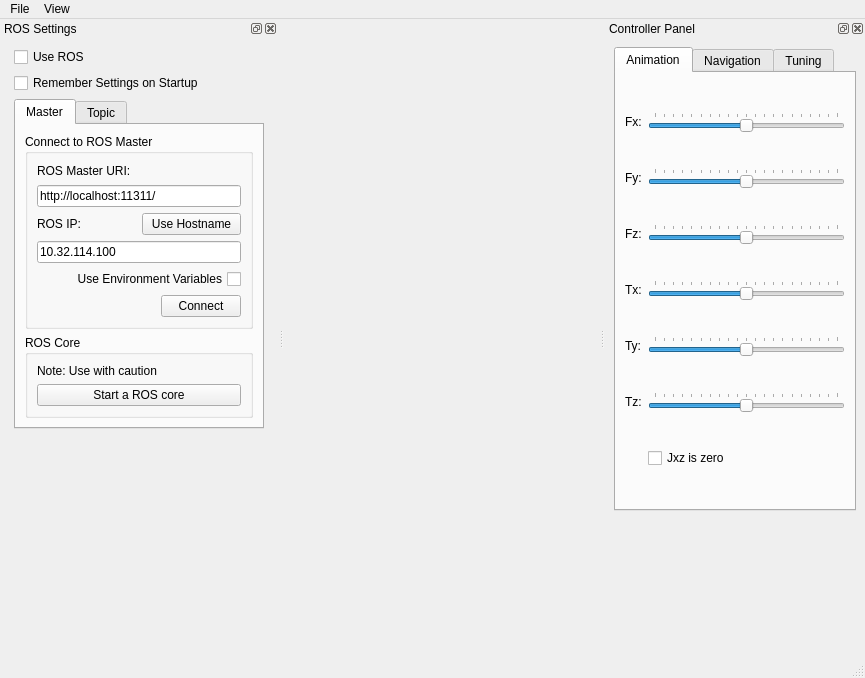
<?xml version="1.0" encoding="UTF-8"?>
<ui version="4.0">
 <class>MainWindow</class>
 <widget class="QMainWindow" name="MainWindow">
  <property name="geometry">
   <rect>
    <x>0</x>
    <y>0</y>
    <width>865</width>
    <height>678</height>
   </rect>
  </property>
  <property name="minimumSize">
   <size>
    <width>220</width>
    <height>0</height>
   </size>
  </property>
  <property name="windowTitle">
   <string>CopterSim</string>
  </property>
  <property name="windowIcon">
   <iconset resource="../icons/icons.qrc">
    <normaloff>:/myicons/drone.png</normaloff>:/myicons/drone.png</iconset>
  </property>
  <widget class="QWidget" name="centralWidget">
   <widget class="QLabel" name="ros_label">
    <property name="geometry">
     <rect>
      <x>610</x>
      <y>620</y>
      <width>121</width>
      <height>17</height>
     </rect>
    </property>
    <property name="text">
     <string>ROS Connection:</string>
    </property>
   </widget>
   <widget class="QLabel" name="connection_label">
    <property name="geometry">
     <rect>
      <x>740</x>
      <y>620</y>
      <width>67</width>
      <height>17</height>
     </rect>
    </property>
    <property name="text">
     <string>TextLabel</string>
    </property>
   </widget>
  </widget>
  <widget class="QMenuBar" name="menubar">
   <property name="geometry">
    <rect>
     <x>0</x>
     <y>0</y>
     <width>865</width>
     <height>22</height>
    </rect>
   </property>
   <widget class="QMenu" name="menuFile">
    <property name="title">
     <string>File</string>
    </property>
    <addaction name="start"/>
    <addaction name="pause"/>
    <addaction name="reset"/>
    <addaction name="separator"/>
    <addaction name="close"/>
   </widget>
   <widget class="QMenu" name="menuView">
    <property name="title">
     <string>View</string>
    </property>
    <addaction name="view_controller_panel"/>
    <addaction name="view_ros_connection_status"/>
    <addaction name="view_ros_settings_panel"/>
    <addaction name="separator"/>
    <addaction name="view_main_toolbar"/>
   </widget>
   <addaction name="menuFile"/>
   <addaction name="menuView"/>
  </widget>
  <widget class="QStatusBar" name="statusbar"/>
  <widget class="QDockWidget" name="ros_dock">
   <property name="sizePolicy">
    <sizepolicy hsizetype="Minimum" vsizetype="Minimum">
     <horstretch>0</horstretch>
     <verstretch>0</verstretch>
    </sizepolicy>
   </property>
   <property name="minimumSize">
    <size>
     <width>278</width>
     <height>500</height>
    </size>
   </property>
   <property name="maximumSize">
    <size>
     <width>1000</width>
     <height>524287</height>
    </size>
   </property>
   <property name="windowTitle">
    <string>ROS Settings</string>
   </property>
   <attribute name="dockWidgetArea">
    <number>1</number>
   </attribute>
   <widget class="QWidget" name="dockWidgetContents">
    <property name="layoutDirection">
     <enum>Qt::LeftToRight</enum>
    </property>
    <layout class="QGridLayout" name="gridLayout_3" rowstretch="1,3,1,1" columnstretch="1,30,1">
     <property name="leftMargin">
      <number>6</number>
     </property>
     <property name="rightMargin">
      <number>6</number>
     </property>
     <item row="2" column="1">
      <widget class="QTabWidget" name="ros_tab_widget">
       <property name="contextMenuPolicy">
        <enum>Qt::PreventContextMenu</enum>
       </property>
       <property name="currentIndex">
        <number>0</number>
       </property>
       <widget class="QWidget" name="master_tab">
        <property name="contextMenuPolicy">
         <enum>Qt::DefaultContextMenu</enum>
        </property>
        <attribute name="title">
         <string>Master</string>
        </attribute>
        <layout class="QGridLayout" name="gridLayout_4" rowstretch="0,5,1">
         <item row="1" column="0">
          <widget class="QGroupBox" name="master_group">
           <property name="title">
            <string>Connect to ROS Master</string>
           </property>
           <layout class="QGridLayout" name="gridLayout">
            <item row="1" column="0" colspan="2">
             <widget class="QLineEdit" name="master_line_edit">
              <property name="statusTip">
               <string>Specify the ROS_MASTER_URI</string>
              </property>
              <property name="text">
               <string>http://localhost:11311/</string>
              </property>
             </widget>
            </item>
            <item row="8" column="0">
             <spacer name="horizontalSpacer_3">
              <property name="orientation">
               <enum>Qt::Horizontal</enum>
              </property>
              <property name="sizeHint" stdset="0">
               <size>
                <width>40</width>
                <height>20</height>
               </size>
              </property>
             </spacer>
            </item>
            <item row="0" column="0" colspan="2">
             <widget class="QLabel" name="label_2">
              <property name="text">
               <string>ROS Master URI:</string>
              </property>
             </widget>
            </item>
            <item row="5" column="0" colspan="2">
             <widget class="QLineEdit" name="host_line_edit">
              <property name="statusTip">
               <string>Specify ROS_IP/ROS_HOSTNAME</string>
              </property>
              <property name="text">
               <string>10.32.114.100</string>
              </property>
             </widget>
            </item>
            <item row="8" column="1">
             <widget class="QPushButton" name="master_connect_button">
              <property name="statusTip">
               <string>Connect to ROS master with given settings</string>
              </property>
              <property name="text">
               <string>Connect</string>
              </property>
             </widget>
            </item>
            <item row="6" column="0" colspan="2">
             <widget class="QCheckBox" name="use_env_check_box">
              <property name="statusTip">
               <string>Use system environment variables for ROS_MASTER_URI and ROS_IP/ROS_HOSTNAME</string>
              </property>
              <property name="layoutDirection">
               <enum>Qt::RightToLeft</enum>
              </property>
              <property name="text">
               <string>Use Environment Variables</string>
              </property>
             </widget>
            </item>
            <item row="2" column="0" colspan="2">
             <layout class="QHBoxLayout" name="horizontalLayout">
              <item>
               <widget class="QLabel" name="ip_label">
                <property name="text">
                 <string>ROS IP:</string>
                </property>
               </widget>
              </item>
              <item>
               <widget class="QPushButton" name="ip_button">
                <property name="statusTip">
                 <string>Toggle use of ROS_IP/ROS_HOSTNAME</string>
                </property>
                <property name="text">
                 <string>Use Hostname</string>
                </property>
               </widget>
              </item>
             </layout>
            </item>
           </layout>
          </widget>
         </item>
         <item row="2" column="0">
          <widget class="QGroupBox" name="core_group">
           <property name="enabled">
            <bool>true</bool>
           </property>
           <property name="title">
            <string>ROS Core</string>
           </property>
           <layout class="QVBoxLayout" name="verticalLayout">
            <item>
             <widget class="QLabel" name="label">
              <property name="text">
               <string>Note: Use with caution</string>
              </property>
              <property name="wordWrap">
               <bool>true</bool>
              </property>
             </widget>
            </item>
            <item>
             <widget class="QPushButton" name="roscore_button">
              <property name="statusTip">
               <string>Same as running &quot;roscore&quot; in terminal</string>
              </property>
              <property name="text">
               <string>Start a ROS core</string>
              </property>
             </widget>
            </item>
           </layout>
          </widget>
         </item>
        </layout>
       </widget>
       <widget class="QWidget" name="topic_tab">
        <attribute name="title">
         <string>Topic</string>
        </attribute>
        <layout class="QGridLayout" name="gridLayout_2">
         <item row="0" column="1">
          <widget class="QGroupBox" name="topics_group">
           <property name="enabled">
            <bool>true</bool>
           </property>
           <property name="title">
            <string>Subscribe to Topic</string>
           </property>
           <layout class="QGridLayout" name="gridLayout_5">
            <item row="6" column="0" colspan="2">
             <spacer name="verticalSpacer_2">
              <property name="orientation">
               <enum>Qt::Vertical</enum>
              </property>
              <property name="sizeHint" stdset="0">
               <size>
                <width>20</width>
                <height>40</height>
               </size>
              </property>
             </spacer>
            </item>
            <item row="4" column="0" colspan="2">
             <widget class="QLabel" name="label_4">
              <property name="text">
               <string>Topic doesn't appear?</string>
              </property>
             </widget>
            </item>
            <item row="3" column="0" colspan="2">
             <widget class="Line" name="line">
              <property name="orientation">
               <enum>Qt::Horizontal</enum>
              </property>
             </widget>
            </item>
            <item row="0" column="0" colspan="2">
             <widget class="QLabel" name="label_3">
              <property name="text">
               <string>Odometry Topics on Master:</string>
              </property>
             </widget>
            </item>
            <item row="2" column="1">
             <widget class="QPushButton" name="subscribe_button">
              <property name="enabled">
               <bool>true</bool>
              </property>
              <property name="toolTip">
               <string>Subscribe to the selected topic</string>
              </property>
              <property name="text">
               <string>Subscribe</string>
              </property>
             </widget>
            </item>
            <item row="1" column="0" colspan="2">
             <widget class="QComboBox" name="topics_combo_box">
              <property name="toolTip">
               <string>List of all Odometry topics</string>
              </property>
              <property name="statusTip">
               <string>List  of all Odometry topics published on ROS master</string>
              </property>
             </widget>
            </item>
            <item row="2" column="0">
             <spacer name="horizontalSpacer_4">
              <property name="orientation">
               <enum>Qt::Horizontal</enum>
              </property>
              <property name="sizeHint" stdset="0">
               <size>
                <width>40</width>
                <height>20</height>
               </size>
              </property>
             </spacer>
            </item>
            <item row="5" column="0" colspan="2">
             <widget class="QPushButton" name="scan_button">
              <property name="enabled">
               <bool>true</bool>
              </property>
              <property name="toolTip">
               <string>Scan for topics and populate list above</string>
              </property>
              <property name="text">
               <string>Scan for Topics</string>
              </property>
             </widget>
            </item>
           </layout>
          </widget>
         </item>
        </layout>
       </widget>
      </widget>
     </item>
     <item row="0" column="1">
      <widget class="QCheckBox" name="ros_check_box">
       <property name="statusTip">
        <string>Simulation will use ROS when checked</string>
       </property>
       <property name="text">
        <string>Use ROS</string>
       </property>
      </widget>
     </item>
     <item row="2" column="2">
      <spacer name="horizontalSpacer_2">
       <property name="orientation">
        <enum>Qt::Horizontal</enum>
       </property>
       <property name="sizeHint" stdset="0">
        <size>
         <width>0</width>
         <height>20</height>
        </size>
       </property>
      </spacer>
     </item>
     <item row="3" column="1">
      <spacer name="verticalSpacer">
       <property name="orientation">
        <enum>Qt::Vertical</enum>
       </property>
       <property name="sizeHint" stdset="0">
        <size>
         <width>20</width>
         <height>40</height>
        </size>
       </property>
      </spacer>
     </item>
     <item row="2" column="0">
      <spacer name="horizontalSpacer">
       <property name="orientation">
        <enum>Qt::Horizontal</enum>
       </property>
       <property name="sizeHint" stdset="0">
        <size>
         <width>0</width>
         <height>20</height>
        </size>
       </property>
      </spacer>
     </item>
     <item row="1" column="1">
      <widget class="QCheckBox" name="remember_check_box">
       <property name="layoutDirection">
        <enum>Qt::LeftToRight</enum>
       </property>
       <property name="text">
        <string>Remember Settings on Startup</string>
       </property>
      </widget>
     </item>
    </layout>
   </widget>
  </widget>
  <widget class="QDockWidget" name="controller_dock">
   <property name="maximumSize">
    <size>
     <width>300</width>
     <height>800</height>
    </size>
   </property>
   <property name="floating">
    <bool>false</bool>
   </property>
   <property name="windowTitle">
    <string>Controller Panel</string>
   </property>
   <attribute name="dockWidgetArea">
    <number>2</number>
   </attribute>
   <widget class="QWidget" name="dockWidgetContents_2">
    <layout class="QGridLayout" name="gridLayout_6">
     <item row="1" column="0">
      <spacer name="verticalSpacer_3">
       <property name="orientation">
        <enum>Qt::Vertical</enum>
       </property>
       <property name="sizeHint" stdset="0">
        <size>
         <width>20</width>
         <height>40</height>
        </size>
       </property>
      </spacer>
     </item>
     <item row="0" column="0">
      <widget class="QTabWidget" name="tabWidget">
       <property name="currentIndex">
        <number>0</number>
       </property>
       <widget class="QWidget" name="animate_tab">
        <attribute name="title">
         <string>Animation</string>
        </attribute>
        <layout class="QGridLayout" name="gridLayout_12">
         <item row="0" column="0">
          <widget class="QLabel" name="label_16">
           <property name="text">
            <string>Fx:</string>
           </property>
           <property name="alignment">
            <set>Qt::AlignLeading|Qt::AlignLeft|Qt::AlignVCenter</set>
           </property>
          </widget>
         </item>
         <item row="1" column="0">
          <widget class="QLabel" name="label_17">
           <property name="text">
            <string>Fy:</string>
           </property>
          </widget>
         </item>
         <item row="2" column="0">
          <widget class="QLabel" name="label_18">
           <property name="text">
            <string>Fz:</string>
           </property>
          </widget>
         </item>
         <item row="4" column="1">
          <widget class="QSlider" name="ty_slider">
           <property name="minimum">
            <number>-10</number>
           </property>
           <property name="maximum">
            <number>10</number>
           </property>
           <property name="singleStep">
            <number>1</number>
           </property>
           <property name="pageStep">
            <number>1</number>
           </property>
           <property name="orientation">
            <enum>Qt::Horizontal</enum>
           </property>
           <property name="tickPosition">
            <enum>QSlider::TicksAbove</enum>
           </property>
           <property name="tickInterval">
            <number>1</number>
           </property>
          </widget>
         </item>
         <item row="2" column="1">
          <widget class="QSlider" name="fz_slider">
           <property name="minimum">
            <number>-10</number>
           </property>
           <property name="maximum">
            <number>10</number>
           </property>
           <property name="pageStep">
            <number>1</number>
           </property>
           <property name="orientation">
            <enum>Qt::Horizontal</enum>
           </property>
           <property name="tickPosition">
            <enum>QSlider::TicksAbove</enum>
           </property>
           <property name="tickInterval">
            <number>1</number>
           </property>
          </widget>
         </item>
         <item row="3" column="0">
          <widget class="QLabel" name="label_19">
           <property name="text">
            <string>Tx:</string>
           </property>
          </widget>
         </item>
         <item row="1" column="1">
          <widget class="QSlider" name="fy_slider">
           <property name="minimum">
            <number>-10</number>
           </property>
           <property name="maximum">
            <number>10</number>
           </property>
           <property name="pageStep">
            <number>1</number>
           </property>
           <property name="orientation">
            <enum>Qt::Horizontal</enum>
           </property>
           <property name="tickPosition">
            <enum>QSlider::TicksAbove</enum>
           </property>
           <property name="tickInterval">
            <number>1</number>
           </property>
          </widget>
         </item>
         <item row="4" column="0">
          <widget class="QLabel" name="label_20">
           <property name="text">
            <string>Ty:</string>
           </property>
          </widget>
         </item>
         <item row="0" column="1">
          <widget class="QSlider" name="fx_slider">
           <property name="minimum">
            <number>-10</number>
           </property>
           <property name="maximum">
            <number>10</number>
           </property>
           <property name="pageStep">
            <number>1</number>
           </property>
           <property name="orientation">
            <enum>Qt::Horizontal</enum>
           </property>
           <property name="tickPosition">
            <enum>QSlider::TicksAbove</enum>
           </property>
           <property name="tickInterval">
            <number>1</number>
           </property>
          </widget>
         </item>
         <item row="5" column="0">
          <widget class="QLabel" name="label_21">
           <property name="text">
            <string>Tz:</string>
           </property>
          </widget>
         </item>
         <item row="3" column="1">
          <widget class="QSlider" name="tx_slider">
           <property name="minimum">
            <number>-10</number>
           </property>
           <property name="maximum">
            <number>10</number>
           </property>
           <property name="singleStep">
            <number>1</number>
           </property>
           <property name="pageStep">
            <number>1</number>
           </property>
           <property name="orientation">
            <enum>Qt::Horizontal</enum>
           </property>
           <property name="tickPosition">
            <enum>QSlider::TicksAbove</enum>
           </property>
           <property name="tickInterval">
            <number>1</number>
           </property>
          </widget>
         </item>
         <item row="5" column="1">
          <widget class="QSlider" name="tz_slider">
           <property name="minimum">
            <number>-10</number>
           </property>
           <property name="maximum">
            <number>10</number>
           </property>
           <property name="singleStep">
            <number>1</number>
           </property>
           <property name="pageStep">
            <number>1</number>
           </property>
           <property name="orientation">
            <enum>Qt::Horizontal</enum>
           </property>
           <property name="tickPosition">
            <enum>QSlider::TicksAbove</enum>
           </property>
           <property name="tickInterval">
            <number>1</number>
           </property>
          </widget>
         </item>
         <item row="6" column="1">
          <widget class="QCheckBox" name="jxz_checkbox">
           <property name="text">
            <string>Jxz is zero</string>
           </property>
          </widget>
         </item>
        </layout>
       </widget>
       <widget class="QWidget" name="nav_tab">
        <attribute name="title">
         <string>Navigation</string>
        </attribute>
        <layout class="QGridLayout" name="gridLayout_7">
         <item row="0" column="0">
          <widget class="QGroupBox" name="ref_cmd_group">
           <property name="maximumSize">
            <size>
             <width>16777215</width>
             <height>16777215</height>
            </size>
           </property>
           <property name="title">
            <string>Reference Commands</string>
           </property>
           <layout class="QGridLayout" name="gridLayout_8">
            <item row="3" column="0">
             <widget class="QLabel" name="label_9">
              <property name="text">
               <string>Yaw:</string>
              </property>
             </widget>
            </item>
            <item row="0" column="1">
             <widget class="QDoubleSpinBox" name="north_spin">
              <property name="minimum">
               <double>-50.000000000000000</double>
              </property>
              <property name="maximum">
               <double>50.000000000000000</double>
              </property>
             </widget>
            </item>
            <item row="2" column="0">
             <widget class="QLabel" name="label_8">
              <property name="text">
               <string>Height:</string>
              </property>
             </widget>
            </item>
            <item row="3" column="1">
             <widget class="QDoubleSpinBox" name="yaw_spin">
              <property name="minimum">
               <double>-360.000000000000000</double>
              </property>
              <property name="maximum">
               <double>360.000000000000000</double>
              </property>
              <property name="singleStep">
               <double>1.000000000000000</double>
              </property>
             </widget>
            </item>
            <item row="2" column="1">
             <widget class="QDoubleSpinBox" name="height_spin">
              <property name="maximum">
               <double>50.000000000000000</double>
              </property>
              <property name="value">
               <double>3.000000000000000</double>
              </property>
             </widget>
            </item>
            <item row="0" column="0">
             <widget class="QLabel" name="label_6">
              <property name="text">
               <string>North:</string>
              </property>
             </widget>
            </item>
            <item row="1" column="1">
             <widget class="QDoubleSpinBox" name="east_spin">
              <property name="minimum">
               <double>-50.000000000000000</double>
              </property>
              <property name="maximum">
               <double>50.000000000000000</double>
              </property>
             </widget>
            </item>
            <item row="1" column="0">
             <widget class="QLabel" name="label_7">
              <property name="text">
               <string>East:</string>
              </property>
             </widget>
            </item>
            <item row="4" column="0" colspan="2">
             <widget class="QPushButton" name="set_waypoint_button">
              <property name="text">
               <string>Set Waypoint</string>
              </property>
             </widget>
            </item>
           </layout>
          </widget>
         </item>
         <item row="2" column="0">
          <spacer name="verticalSpacer_4">
           <property name="orientation">
            <enum>Qt::Vertical</enum>
           </property>
           <property name="sizeHint" stdset="0">
            <size>
             <width>20</width>
             <height>40</height>
            </size>
           </property>
          </spacer>
         </item>
        </layout>
       </widget>
       <widget class="QWidget" name="tune_tab">
        <attribute name="title">
         <string>Tuning</string>
        </attribute>
        <layout class="QGridLayout" name="gridLayout_9">
         <item row="0" column="0">
          <widget class="QGroupBox" name="weights_group">
           <property name="sizePolicy">
            <sizepolicy hsizetype="Minimum" vsizetype="Preferred">
             <horstretch>0</horstretch>
             <verstretch>0</verstretch>
            </sizepolicy>
           </property>
           <property name="minimumSize">
            <size>
             <width>220</width>
             <height>0</height>
            </size>
           </property>
           <property name="maximumSize">
            <size>
             <width>16777215</width>
             <height>16777215</height>
            </size>
           </property>
           <property name="title">
            <string>Weights</string>
           </property>
           <layout class="QGridLayout" name="gridLayout_10">
            <property name="sizeConstraint">
             <enum>QLayout::SetMinimumSize</enum>
            </property>
            <property name="leftMargin">
             <number>5</number>
            </property>
            <property name="topMargin">
             <number>5</number>
            </property>
            <property name="rightMargin">
             <number>5</number>
            </property>
            <property name="bottomMargin">
             <number>5</number>
            </property>
            <item row="1" column="2">
             <widget class="QDoubleSpinBox" name="py_spin">
              <property name="maximum">
               <double>50.000000000000000</double>
              </property>
              <property name="value">
               <double>10.000000000000000</double>
              </property>
             </widget>
            </item>
            <item row="8" column="1" colspan="3">
             <widget class="Line" name="line_2">
              <property name="orientation">
               <enum>Qt::Horizontal</enum>
              </property>
             </widget>
            </item>
            <item row="7" column="3">
             <widget class="QDoubleSpinBox" name="wz_spin">
              <property name="maximum">
               <double>50.000000000000000</double>
              </property>
              <property name="value">
               <double>0.100000000000000</double>
              </property>
             </widget>
            </item>
            <item row="7" column="1">
             <widget class="QDoubleSpinBox" name="wx_spin">
              <property name="maximum">
               <double>50.000000000000000</double>
              </property>
              <property name="value">
               <double>0.100000000000000</double>
              </property>
             </widget>
            </item>
            <item row="1" column="1">
             <widget class="QDoubleSpinBox" name="px_spin">
              <property name="maximum">
               <double>50.000000000000000</double>
              </property>
              <property name="value">
               <double>10.000000000000000</double>
              </property>
             </widget>
            </item>
            <item row="9" column="3">
             <widget class="QDoubleSpinBox" name="u_weights_spin">
              <property name="maximum">
               <double>50.000000000000000</double>
              </property>
             </widget>
            </item>
            <item row="5" column="3">
             <widget class="QDoubleSpinBox" name="vz_spin">
              <property name="maximum">
               <double>50.000000000000000</double>
              </property>
              <property name="value">
               <double>1.000000000000000</double>
              </property>
             </widget>
            </item>
            <item row="7" column="2">
             <widget class="QDoubleSpinBox" name="wy_spin">
              <property name="maximum">
               <double>50.000000000000000</double>
              </property>
              <property name="value">
               <double>0.100000000000000</double>
              </property>
             </widget>
            </item>
            <item row="6" column="1" colspan="3">
             <widget class="QLabel" name="label_12">
              <property name="text">
               <string>Angular Velocity:</string>
              </property>
              <property name="alignment">
               <set>Qt::AlignCenter</set>
              </property>
             </widget>
            </item>
            <item row="4" column="1" colspan="3">
             <widget class="QLabel" name="label_11">
              <property name="text">
               <string>Velocity:</string>
              </property>
              <property name="alignment">
               <set>Qt::AlignCenter</set>
              </property>
             </widget>
            </item>
            <item row="5" column="1">
             <widget class="QDoubleSpinBox" name="vx_spin">
              <property name="maximum">
               <double>50.000000000000000</double>
              </property>
              <property name="value">
               <double>0.800000000000000</double>
              </property>
             </widget>
            </item>
            <item row="5" column="2">
             <widget class="QDoubleSpinBox" name="vy_spin">
              <property name="maximum">
               <double>50.000000000000000</double>
              </property>
              <property name="value">
               <double>0.800000000000000</double>
              </property>
             </widget>
            </item>
            <item row="3" column="1">
             <widget class="QDoubleSpinBox" name="rx_spin">
              <property name="maximum">
               <double>50.000000000000000</double>
              </property>
              <property name="value">
               <double>2.500000000000000</double>
              </property>
             </widget>
            </item>
            <item row="2" column="1" colspan="3">
             <widget class="QLabel" name="label_10">
              <property name="text">
               <string>Attitude:</string>
              </property>
              <property name="alignment">
               <set>Qt::AlignCenter</set>
              </property>
             </widget>
            </item>
            <item row="1" column="3">
             <widget class="QDoubleSpinBox" name="pz_spin">
              <property name="maximum">
               <double>250.000000000000000</double>
              </property>
              <property name="value">
               <double>100.000000000000000</double>
              </property>
             </widget>
            </item>
            <item row="3" column="3">
             <widget class="QDoubleSpinBox" name="rz_spin">
              <property name="maximum">
               <double>50.000000000000000</double>
              </property>
              <property name="value">
               <double>2.000000000000000</double>
              </property>
             </widget>
            </item>
            <item row="3" column="2">
             <widget class="QDoubleSpinBox" name="ry_spin">
              <property name="maximum">
               <double>50.000000000000000</double>
              </property>
              <property name="value">
               <double>2.500000000000000</double>
              </property>
             </widget>
            </item>
            <item row="9" column="1" colspan="2">
             <widget class="QLabel" name="label_15">
              <property name="text">
               <string>Motor Inputs:</string>
              </property>
             </widget>
            </item>
            <item row="0" column="1" colspan="3">
             <widget class="QLabel" name="label_5">
              <property name="text">
               <string>Position:</string>
              </property>
              <property name="alignment">
               <set>Qt::AlignCenter</set>
              </property>
             </widget>
            </item>
            <item row="10" column="2" colspan="2">
             <widget class="QPushButton" name="set_weights_button">
              <property name="text">
               <string>Set Weights</string>
              </property>
             </widget>
            </item>
           </layout>
          </widget>
         </item>
         <item row="1" column="0">
          <widget class="QGroupBox" name="rates_group">
           <property name="title">
            <string>Rates</string>
           </property>
           <layout class="QGridLayout" name="gridLayout_11">
            <item row="0" column="0">
             <widget class="QLabel" name="label_13">
              <property name="text">
               <string>Time Step:</string>
              </property>
             </widget>
            </item>
            <item row="1" column="0">
             <widget class="QLabel" name="label_14">
              <property name="text">
               <string>Slew Rate:</string>
              </property>
             </widget>
            </item>
            <item row="0" column="1">
             <widget class="QDoubleSpinBox" name="ts_spin">
              <property name="decimals">
               <number>3</number>
              </property>
              <property name="maximum">
               <double>1.000000000000000</double>
              </property>
              <property name="singleStep">
               <double>0.010000000000000</double>
              </property>
              <property name="value">
               <double>0.010000000000000</double>
              </property>
             </widget>
            </item>
            <item row="1" column="1">
             <widget class="QDoubleSpinBox" name="slew_spin">
              <property name="decimals">
               <number>3</number>
              </property>
              <property name="maximum">
               <double>1.000000000000000</double>
              </property>
              <property name="singleStep">
               <double>0.005000000000000</double>
              </property>
              <property name="value">
               <double>0.005000000000000</double>
              </property>
             </widget>
            </item>
            <item row="2" column="0" colspan="2">
             <widget class="QPushButton" name="set_rates_button">
              <property name="text">
               <string>Set Rates</string>
              </property>
             </widget>
            </item>
           </layout>
          </widget>
         </item>
        </layout>
       </widget>
      </widget>
     </item>
    </layout>
   </widget>
  </widget>
  <action name="start">
   <property name="text">
    <string>Start</string>
   </property>
  </action>
  <action name="close">
   <property name="text">
    <string>Close</string>
   </property>
  </action>
  <action name="view_ros_settings_panel">
   <property name="checkable">
    <bool>true</bool>
   </property>
   <property name="text">
    <string>ROS Settings Panel</string>
   </property>
  </action>
  <action name="view_ros_connection_status">
   <property name="checkable">
    <bool>true</bool>
   </property>
   <property name="text">
    <string>ROS Connection Status</string>
   </property>
  </action>
  <action name="pause">
   <property name="enabled">
    <bool>false</bool>
   </property>
   <property name="text">
    <string>Pause</string>
   </property>
  </action>
  <action name="view_main_toolbar">
   <property name="checkable">
    <bool>true</bool>
   </property>
   <property name="text">
    <string>Main Toolbar</string>
   </property>
  </action>
  <action name="view_controller_panel">
   <property name="checkable">
    <bool>true</bool>
   </property>
   <property name="text">
    <string>Controller Panel</string>
   </property>
  </action>
  <action name="reset">
   <property name="checkable">
    <bool>false</bool>
   </property>
   <property name="text">
    <string>Reset</string>
   </property>
  </action>
 </widget>
 <resources>
  <include location="../icons/icons.qrc"/>
 </resources>
 <connections/>
</ui>
